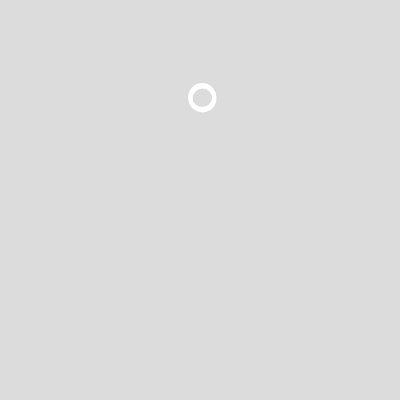
Frame 1 (no input)
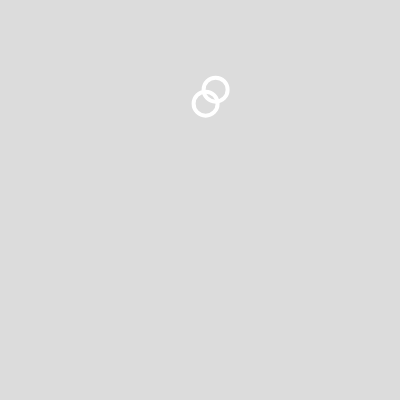
Frame 60 (no input)
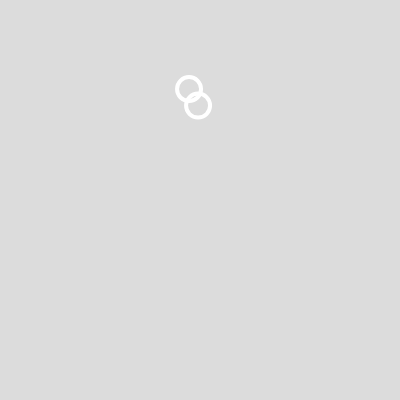
Frame 120 (the mouse pressed at the canvas centre since frame 60)

The p5.js sketch that drew these frames (run headless with seeded random() and noise() and a simulated clock; from frame 60 on, the mouse is pressed at the canvas centre):

// p5.js sketch
// ── sketch.js
let bubble1;
let bubble2;


function setup() {
  createCanvas(400, 400);
  bubble1 = new Bubble();
  bubble2 = new Bubble();
  
}

function draw() {
  background(220);
  bubble1.move();
  bubble1.show();
  bubble2.move();
  bubble2.show();
  
}

class Bubble {
  constructor () {
    this.x = 200;
    this.y = 100;
  }
  
  move(){
    this.x = this.x + random(-5 , 5);
    this.y = this.y + random(-5 , 5);
    
  }
  
  show(){
    stroke(255);
    strokeWeight(4);
    noFill();
    ellipse(this.x, this.y, 24, 24);
  }
}
